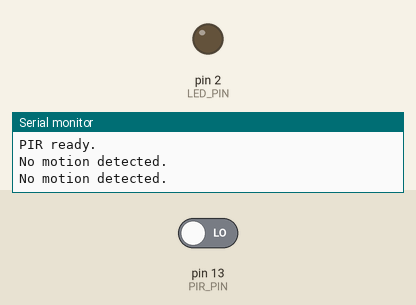
Simulated run of this sketch. Board: Arduino Uno, built with avr-gcc and run on an emulated ATmega328P. Shown: output pins drawn as LEDs (lit = HIGH), the last lines printed to the serial monitor. Inputs (shaded band) come from the test bench; at power-on: pin 13 (PIR_PIN) LOW.

Above: at 4.2 s.
4.3 s: pin 13 (PIR_PIN) driven HIGH
At 5.5 s:
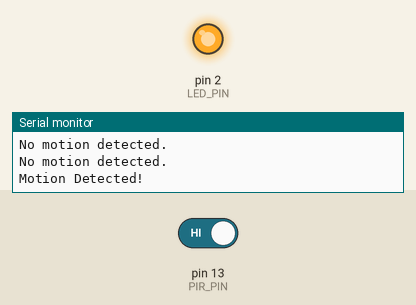
6.5 s: pin 13 (PIR_PIN) driven LOW
At 8.2 s:
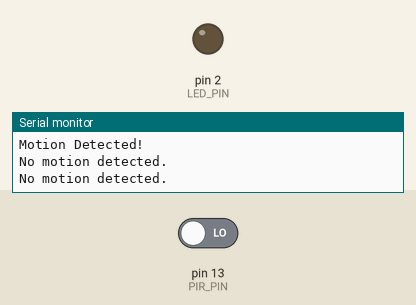
Timing chart, 0 to 9.7 s (numbered marks = the images above; inputs shaded):
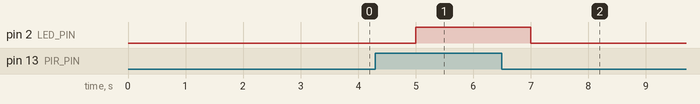

Measured:
- after the input at 4.3 s, pin 2 (LED_PIN): LOW → HIGH after 0.70 s
- after the input at 6.5 s, pin 2 (LED_PIN): HIGH → LOW after 0.50 s

The sketch:

sketch_sep25abc.ino
```cpp
// Test Case 3: PIR Motion Sensor + LED Indicator Test
// sketch_sep22c.ino

#define PIR_PIN 13
#define LED_PIN 2   // onboard/external LED — confirm actual pin used

void setup() {
  Serial.begin(115200);
  delay(1000);

  pinMode(PIR_PIN, INPUT);
  pinMode(LED_PIN, OUTPUT);

  Serial.println();
  Serial.println("   PIR MOTION SENSOR TEST");
  Serial.println("Warming up PIR sensor...");
  delay(2000);
  Serial.println("PIR ready.");
  Serial.println();
}

void loop() {
  int motionState = digitalRead(PIR_PIN);

  if (motionState == HIGH) {
    digitalWrite(LED_PIN, HIGH);
    Serial.println("Motion Detected!");
  } else {
    digitalWrite(LED_PIN, LOW);
    Serial.println("No motion detected.");
  }

  delay(1000);
}
```
